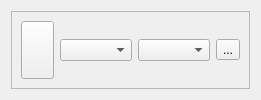
<?xml version="1.0" encoding="UTF-8"?>
<ui version="4.0">
 <class>SerialBox5_lite</class>
 <widget class="QWidget" name="SerialBox5_lite">
  <layout class="QVBoxLayout" name="main_layout">
   <item>
    <widget class="QFrame" name="frame">
     <property name="frameShape">
      <enum>QFrame::Shape::StyledPanel</enum>
     </property>
     <property name="frameShadow">
      <enum>QFrame::Shadow::Raised</enum>
     </property>
     <layout class="QHBoxLayout" name="horizontalLayout_3">
      <item>
       <widget class="QPushButton" name="btn_power">
        <property name="maximumSize">
         <size>
          <width>33</width>
          <height>70</height>
         </size>
        </property>
        <property name="checkable">
         <bool>true</bool>
        </property>
       </widget>
      </item>
      <item>
       <layout class="QHBoxLayout" name="horizontalLayout_2">
        <item>
         <layout class="QVBoxLayout" name="verticalLayout">
          <item>
           <layout class="QGridLayout" name="gridLayout">
            <item row="0" column="1">
             <widget class="QComboBox" name="cb_BaudBox"/>
            </item>
            <item row="0" column="2">
             <widget class="QToolButton" name="btn_refresh">
              <property name="text">
               <string>...</string>
              </property>
             </widget>
            </item>
            <item row="0" column="0">
             <widget class="QComboBox" name="cb_PortBox"/>
            </item>
           </layout>
          </item>
         </layout>
        </item>
        <item>
         <layout class="QVBoxLayout" name="layout_power"/>
        </item>
        <item>
         <layout class="QVBoxLayout" name="layout_right_LOG"/>
        </item>
       </layout>
      </item>
     </layout>
    </widget>
   </item>
   <item>
    <layout class="QVBoxLayout" name="layout_SEND"/>
   </item>
  </layout>
 </widget>
 <tabstops>
  <tabstop>cb_PortBox</tabstop>
  <tabstop>btn_refresh</tabstop>
 </tabstops>
 <resources/>
 <connections/>
</ui>
